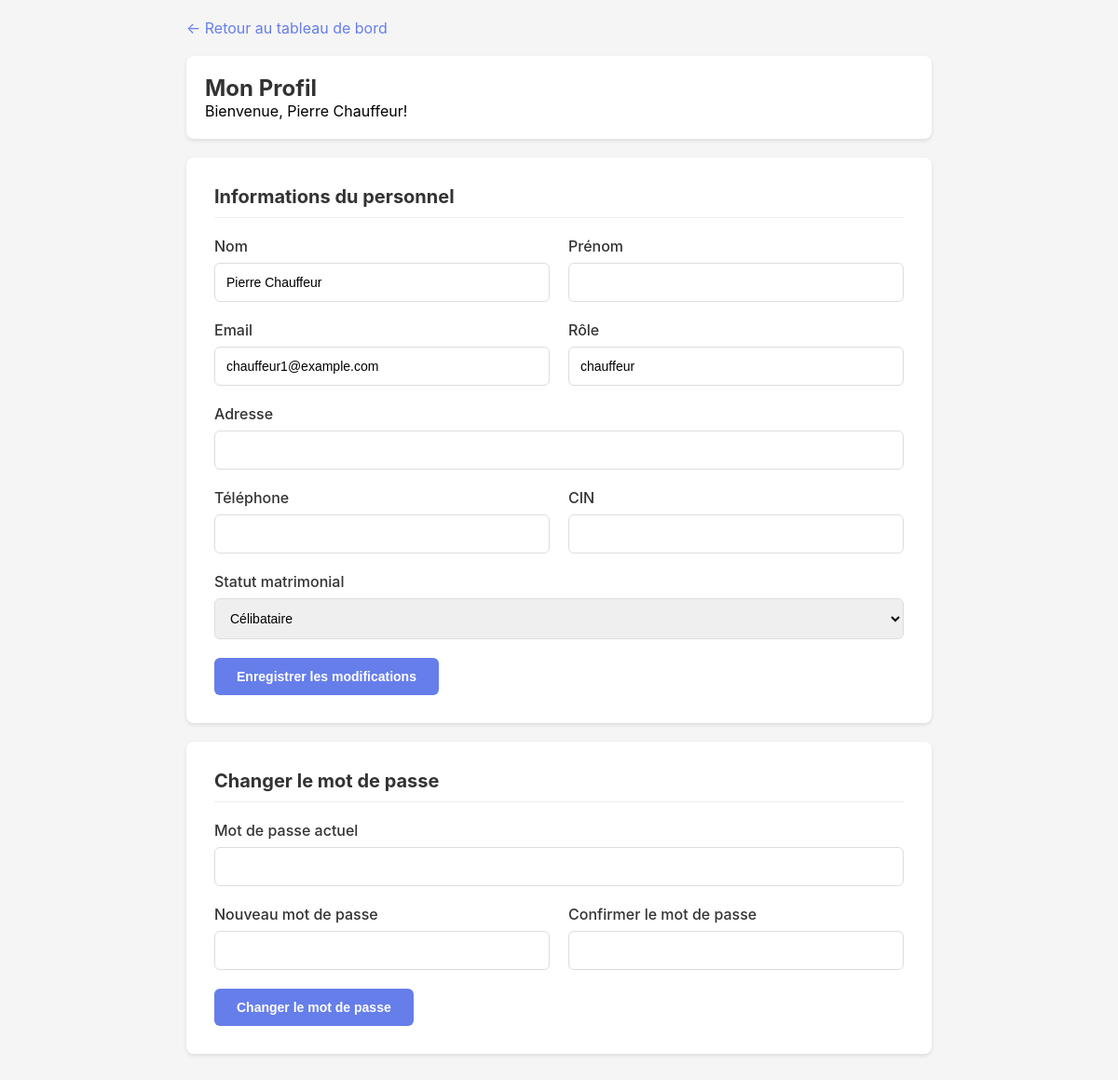
Screenshot of /profile.php (signed in) with the database file from the repository.
### tables this page shows
CREATE TABLE users (
    id INT PRIMARY KEY AUTO_INCREMENT,
    email VARCHAR(255) UNIQUE NOT NULL,
    password VARCHAR(255) NOT NULL,
    name VARCHAR(255) NOT NULL,
    role ENUM('operateur', 'planning', 'chauffeur', 'facturation') NOT NULL,
    establishment_id INT,
    created_at TIMESTAMP DEFAULT CURRENT_TIMESTAMP,
    updated_at TIMESTAMP DEFAULT CURRENT_TIMESTAMP ON UPDATE CURRENT_TIMESTAMP
);

### config.php (called while the page is built, shortened)
<?php
try {
    $pdo = new PDO(
        "mysql:host=" . DB_HOST . ";dbname=" . DB_NAME . ";charset=utf8mb4",
        DB_USER,
        DB_PASS,
        [
            PDO::ATTR_ERRMODE => PDO::ERRMODE_EXCEPTION,
            PDO::ATTR_DEFAULT_FETCH_MODE => PDO::FETCH_ASSOC
        ]
    );
} catch (PDOException $e) {
    die("Erreur de connexion à la base de données: " . $e->getMessage());
}
function isAuthenticated() {
    return isset($_SESSION['user_id']);
}
function getCurrentUser() {
    global $pdo;
    $stmt = $pdo->prepare("SELECT * FROM users WHERE id = ?");
    $stmt->execute([$_SESSION['user_id']]);
    return $stmt->fetch();
}
?>

### profile.php (the view, shortened to what this page needs)
<?php
require_once 'config.php';
$user = getCurrentUser();
?>
<!DOCTYPE html>
<html lang="fr">
<head>
</head>
<body>
    <div class="container">
        <a href="dashboard.php" class="back-link">← Retour au tableau de bord</a>
        <div class="header">
            <h1>Mon Profil</h1>
            <p>Bienvenue, <?php echo htmlspecialchars($user['name']); ?>!</p>
        </div>
        <div class="card">
            <h2>Informations du personnel</h2>
            <form method="POST" action="profile.php">
                <div class="form-row">
                    <div class="form-group">
                        <label for="name">Nom</label>
                        <input type="text" id="name" value="<?php echo htmlspecialchars($user['name']); ?>" readonly>
                    </div>
                    <div class="form-group">
                        <label for="prenom">Prénom</label>
                        <input type="text" id="prenom" name="prenom" value="<?php echo htmlspecialchars($user['prenom'] ?? ''); ?>">
                    </div>
                </div>
                <div class="form-row">
                    <div class="form-group">
                        <label for="email">Email</label>
                        <input type="email" id="email" value="<?php echo htmlspecialchars($user['email']); ?>" readonly>
                    </div>
                    <div class="form-group">
                        <label for="role">Rôle</label>
                        <input type="text" id="role" value="<?php echo htmlspecialchars($user['role']); ?>" readonly>
                    </div>
                </div>
                <div class="form-group">
                    <label for="adresse">Adresse</label>
                    <input type="text" id="adresse" name="adresse" value="<?php echo htmlspecialchars($user['adresse'] ?? ''); ?>">
                </div>
                <div class="form-row">
                    <div class="form-group">
                        <label for="telephone">Téléphone</label>
                        <input type="text" id="telephone" name="telephone" value="<?php echo htmlspecialchars($user['telephone'] ?? ''); ?>">
                    </div>
                    <div class="form-group">
                        <label for="cin">CIN</label>
                        <input type="text" id="cin" name="cin" value="<?php echo htmlspecialchars($user['cin'] ?? ''); ?>">
                    </div>
                </div>
                <div class="form-group">
                    <label for="statut">Statut matrimonial</label>
                    <select id="statut" name="statut">
                        <option value="celibataire" <?php echo ($user['statut'] ?? 'celibataire') === 'celibataire' ? 'selected' : ''; ?>>Célibataire</option>
                    </select>
                </div>
                <button type="submit" class="btn">Enregistrer les modifications</button>
            </form>
        </div>
        <div class="card">
            <h2>Changer le mot de passe</h2>
            <form method="POST" action="profile.php">
                <div class="form-group">
                    <label for="current_password">Mot de passe actuel</label>
                    <input type="password" id="current_password" name="current_password" required>
                </div>
                <div class="form-row">
                    <div class="form-group">
                        <label for="new_password">Nouveau mot de passe</label>
                        <input type="password" id="new_password" name="new_password" required minlength="6">
                    </div>
                    <div class="form-group">
                        <label for="confirm_password">Confirmer le mot de passe</label>
                        <input type="password" id="confirm_password" name="confirm_password" required minlength="6">
                    </div>
                </div>
                <button type="submit" class="btn">Changer le mot de passe</button>
            </form>
        </div>
    </div>
</body>
</html>

### profile.php (style rules this page uses)
* { margin: 0; padding: 0; box-sizing: border-box; }
body { font-family: -apple-system, BlinkMacSystemFont, 'Segoe UI', Roboto, Oxygen, Ubuntu, Cantarell, sans-serif; background: #f5f5f5; min-height: 100vh; padding: 20px; }
.container { max-width: 800px; margin: 0 auto; }
.header { background: white; padding: 20px; border-radius: 8px; margin-bottom: 20px; box-shadow: 0 2px 4px rgba(0,0,0,0.1); }
.header h1 { color: #333; font-size: 24px; }
.card { background: white; padding: 30px; border-radius: 8px; margin-bottom: 20px; box-shadow: 0 2px 4px rgba(0,0,0,0.1); }
.card h2 { color: #333; font-size: 20px; margin-bottom: 20px; padding-bottom: 10px; border-bottom: 1px solid #eee; }
.form-group { margin-bottom: 20px; }
.form-group label { display: block; margin-bottom: 8px; color: #333; font-weight: 500; }
.form-group input, .form-group select { width: 100%; padding: 12px; border: 1px solid #ddd; border-radius: 6px; font-size: 14px; }
.form-row { display: grid; grid-template-columns: 1fr 1fr; gap: 20px; }
.btn { padding: 12px 24px; background: #667eea; color: white; border: none; border-radius: 6px; font-size: 14px; font-weight: 600; cursor: pointer; transition: background 0.3s; }
.back-link { display: inline-block; margin-bottom: 20px; color: #667eea; text-decoration: none; }

### rows the page displays
users: name "Pierre Chauffeur", email "chauffeur1@example.com", role "chauffeur"
